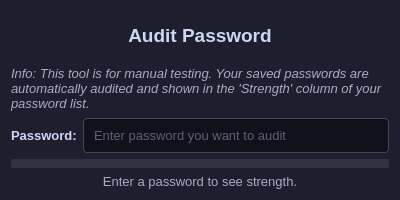
<?xml version="1.0" encoding="UTF-8"?>
<ui version="4.0">
 <class>Dialog</class>
 <widget class="QDialog" name="Dialog">
  <property name="geometry">
   <rect>
    <x>0</x>
    <y>0</y>
    <width>400</width>
    <height>200</height>
   </rect>
  </property>
  <property name="windowTitle">
   <string>Audit Password</string>
  </property>
  <property name="windowIcon">
   <iconset>
    <normaloff>../../SiriusVault/src/ico/siriusvault.ico</normaloff>../../SiriusVault/src/ico/siriusvault.ico</iconset>
  </property>
  <property name="styleSheet">
   <string notr="true">QDialog {
    background-color: #1e1e2e;
    color: #cdd6f4;
    font-family: &quot;Segoe UI&quot;;
}</string>
  </property>
  <layout class="QVBoxLayout" name="verticalLayout">
   <item>
    <widget class="QLabel" name="label">
     <property name="maximumSize">
      <size>
       <width>16777215</width>
       <height>55</height>
      </size>
     </property>
     <property name="styleSheet">
      <string notr="true">QLabel {
    color: #cdd6f4;
    font-size: 14pt;
    font-weight: bold;
}</string>
     </property>
     <property name="text">
      <string>Audit Password</string>
     </property>
     <property name="alignment">
      <set>Qt::AlignCenter</set>
     </property>
    </widget>
   </item>
   <item>
    <widget class="QLabel" name="label_3">
     <property name="maximumSize">
      <size>
       <width>16777215</width>
       <height>60</height>
      </size>
     </property>
     <property name="styleSheet">
      <string notr="true">QLabel {
    color: #a6adc8;
    font-size: 10pt;
    font: italic;
}</string>
     </property>
     <property name="text">
      <string>&lt;html&gt;&lt;head/&gt;&lt;body&gt;&lt;p&gt;Info: This tool is for manual testing. Your saved passwords are automatically audited and shown in the 'Strength' column of your password list.&lt;/p&gt;&lt;/body&gt;&lt;/html&gt;</string>
     </property>
     <property name="textFormat">
      <enum>Qt::AutoText</enum>
     </property>
     <property name="wordWrap">
      <bool>true</bool>
     </property>
    </widget>
   </item>
   <item>
    <layout class="QHBoxLayout" name="horizontalLayout">
     <item>
      <widget class="QLabel" name="label_2">
       <property name="styleSheet">
        <string notr="true">QLabel {
    color: #cdd6f4;
    font-size: 10pt;
    font-weight: bold;
}</string>
       </property>
       <property name="text">
        <string>Password:</string>
       </property>
      </widget>
     </item>
     <item>
      <widget class="QLineEdit" name="input_dialog_check_strength">
       <property name="styleSheet">
        <string notr="true">QLineEdit {
    background-color: #11111b;
    border: 1px solid #45475a;
    border-radius: 4px;
    color: #a6adc8;
    padding: 8px;
    font-size: 10pt;
}

QLineEdit:focus {
    border: 1px solid #89b4fa;
}</string>
       </property>
       <property name="echoMode">
        <enum>QLineEdit::Password</enum>
       </property>
       <property name="placeholderText">
        <string>Enter password you want to audit</string>
       </property>
      </widget>
     </item>
    </layout>
   </item>
   <item>
    <widget class="QProgressBar" name="bar_strength_score">
     <property name="minimumSize">
      <size>
       <width>0</width>
       <height>0</height>
      </size>
     </property>
     <property name="maximumSize">
      <size>
       <width>16777215</width>
       <height>9</height>
      </size>
     </property>
     <property name="styleSheet">
      <string notr="true">QProgressBar {
    border: none;
    background-color: #313244;
    border-radius: 2px;
    height: 9px;
    text-align: center;
}

QProgressBar::chunk {
    background-color: #f38ba8;
    border-radius: 2px;
}</string>
     </property>
     <property name="value">
      <number>0</number>
     </property>
     <property name="textVisible">
      <bool>false</bool>
     </property>
    </widget>
   </item>
   <item>
    <widget class="QLabel" name="lbl_audit_message">
     <property name="maximumSize">
      <size>
       <width>16777215</width>
       <height>15</height>
      </size>
     </property>
     <property name="styleSheet">
      <string notr="true">QLabel {
    color: #a6adc8;
    font-size: 10pt;
}</string>
     </property>
     <property name="text">
      <string>Enter a password to see strength.</string>
     </property>
     <property name="alignment">
      <set>Qt::AlignCenter</set>
     </property>
    </widget>
   </item>
  </layout>
 </widget>
 <resources/>
 <connections/>
</ui>
